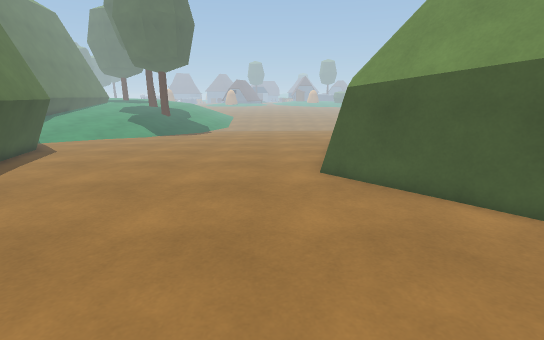
View 1 (above)

17 first-person views from a walk through a scene from a Unity 3-D project. The camera is 1.4 m above the floor, tilts 14° down and sees 85° across. The floor is counted in squares, 0.5 m on a side. Each view is taken from the middle of a square. On the plan, view 1 faces up. The plan holds only what a view shows up to about 20 squares ahead; the rest is blank. The place goes on beyond the plan. The player character is not drawn. Some animated figures are not drawn.

View 2
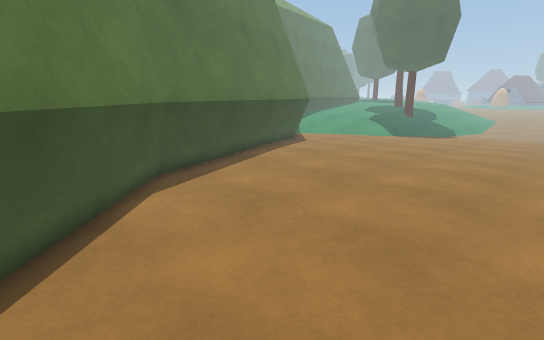

View 3
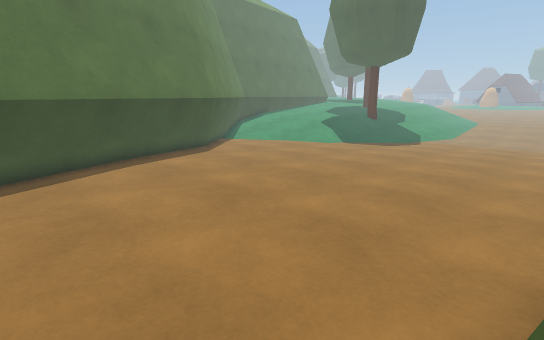

View 4
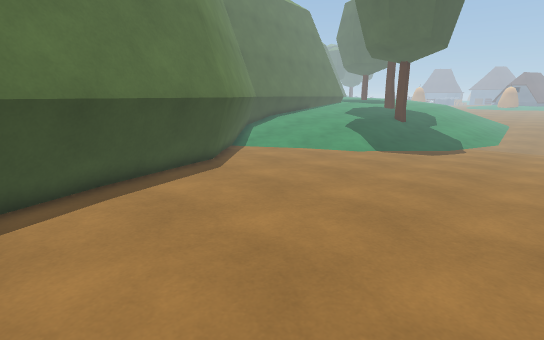

View 5
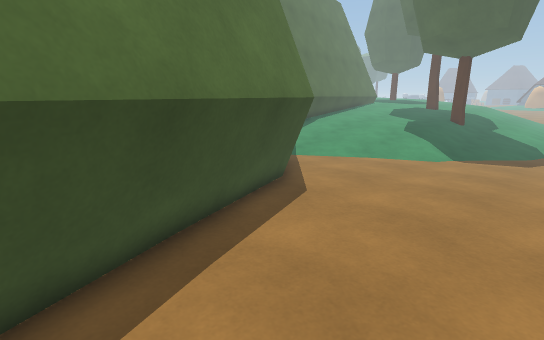

View 6
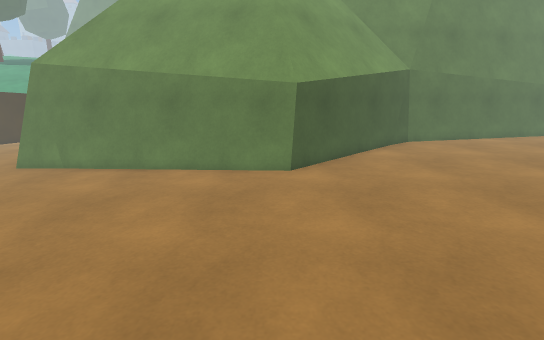

View 7
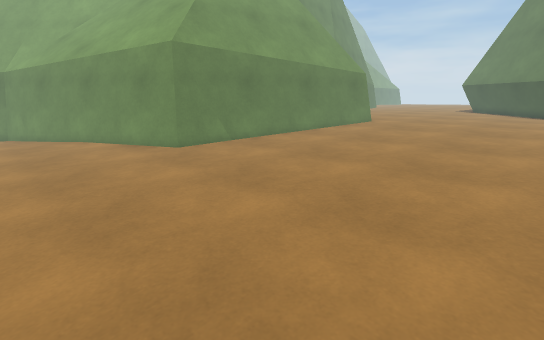

View 8
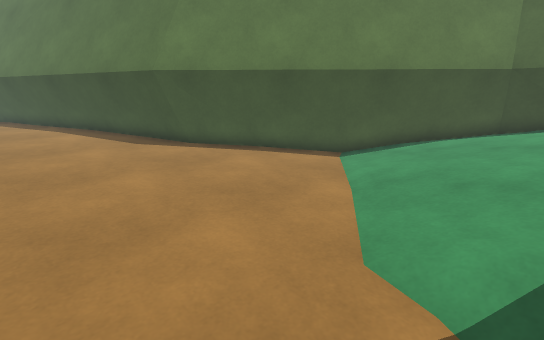

View 9
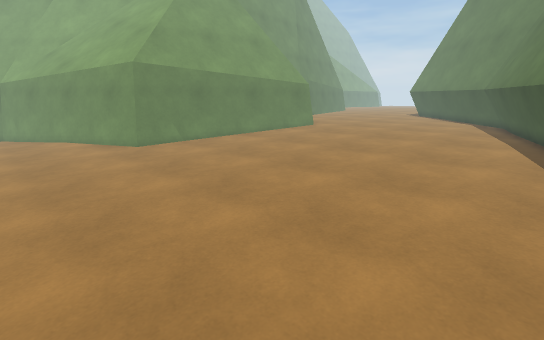

View 10
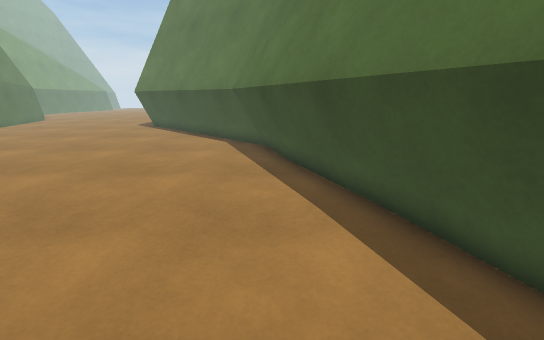

View 11
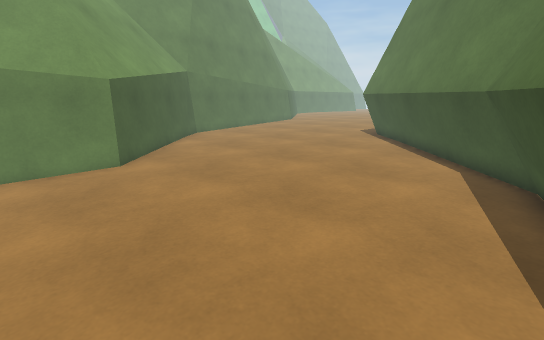

View 12
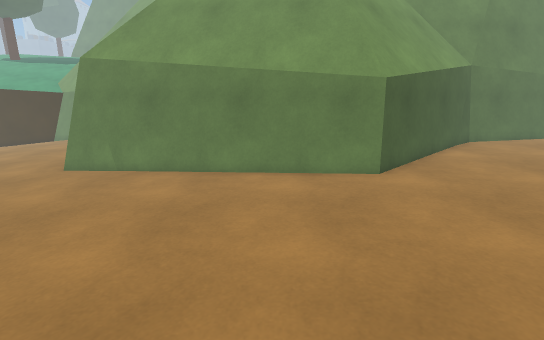

View 13
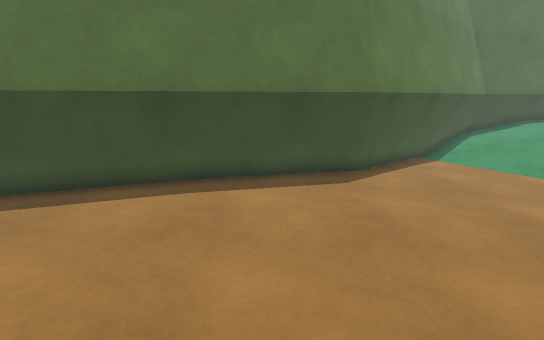

View 14
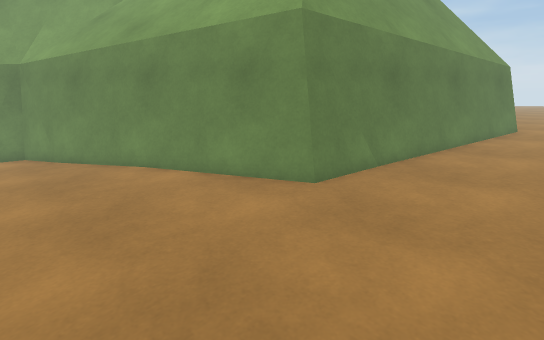

View 15
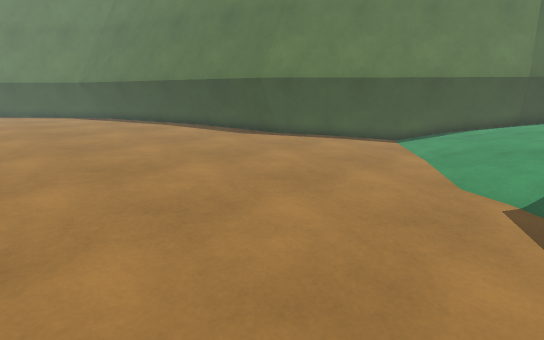

View 16
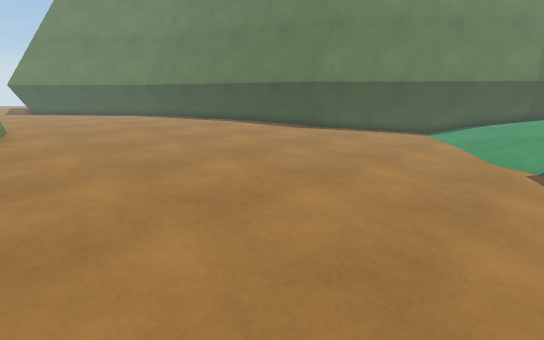

View 17
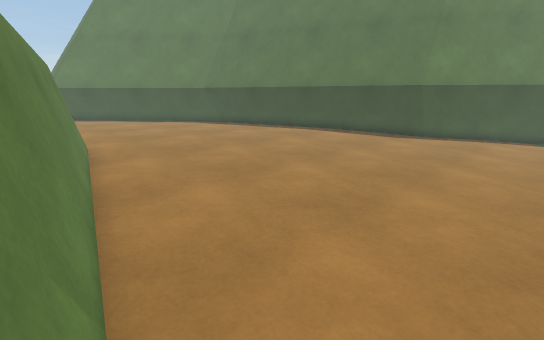

### Floor plan
Key: @ floor where view 1 was taken; # wall or solid block; . main floor; : floor 0.25 m higher than the main floor; + floor 0.5 m higher than the main floor; * floor 0.75 m higher than the main floor; / step, stairs or slope; = window, fence, low wall or low ledge.
Columns run from 23 left of view 1 to 19 right of it. Each row starts with its distance up from view 1.
 31 #**++++++:/............................
 30 #++++++:::...............................##
 29 #++++::::..............................####
 28 ##+:::::............................=###
 27 ###::::...........................=####
 26  ###:..........................=####
 25   ###........................=####
 24    ###......................####
 23     ###......:::::::::::::::##
 22      ###:::::::::::::::::::##
 21       ###::::::::::::::::::=#
 20        ##::::::::::::::::::##
 19         ##:::::::::::::::::##
 18         ###::::::::::::::: #
 17          ##:::::::::::::::=#
 16           ##::::::::::::::=#
 15           ##::::::::::::::##
 14            #::::::::::::::##
 13            ##++++++++++++=#
 12            ##++++++++++++=#
 11             # +++++++++++##
 10             ##++++++++++++##
  9              #+++++++++++++##
  8              ##+++++++++++++##
  7              ##++++++++++++++##
  6               #+++++++++++++++##
  5               ##+++++++++++++++##
  4               ###+++++++++++++++##
  3                ###++++++++++++++##
  2                 ###+++++++++++++=#
  1                  ###++++++++++++=#
  0                   ###++@+++++++++#
 -1                    ###+++++++++++#

Where each view was taken, in squares from view 1:
view 1: 0 up, 0 right, facing up
view 2: 0 up, 1 right, facing up-left
view 3: 8 up, 2 right, facing up-left
view 4: 10 up, 2 left, facing up-left
view 5: 10 up, 7 left, facing up-left
view 6: 12 up, 9 left, facing right
view 7: 31 up, 8 left, facing down-right
view 8: 31 up, 8 left, facing down-left
view 9: 31 up, 13 left, facing down-right
view 10: 19 up, 10 left, facing down
view 11: 15 up, 10 left, facing down-right
view 12: 15 up, 8 left, facing right
view 13: 15 up, 3 left, facing left
view 14: 31 up, 0 right, facing down-right
view 15: 31 up, 2 left, facing down-left
view 16: 31 up, 3 right, facing down-left
view 17: 25 up, 5 right, facing down-left
